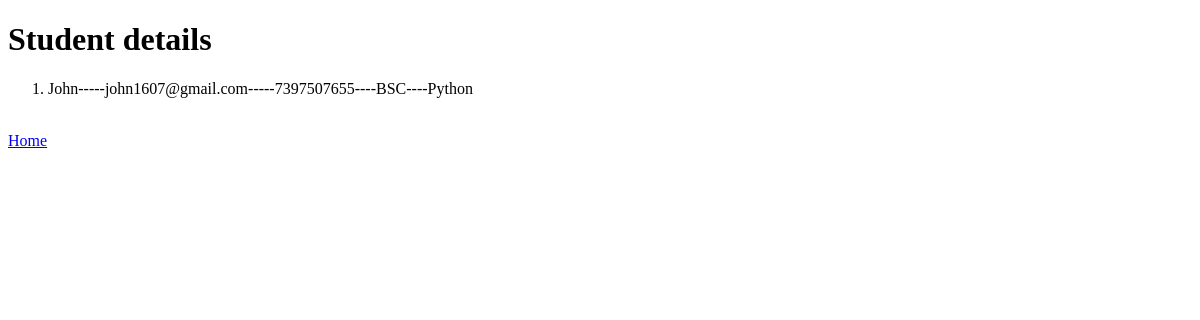
The app's page /admi/, older data.
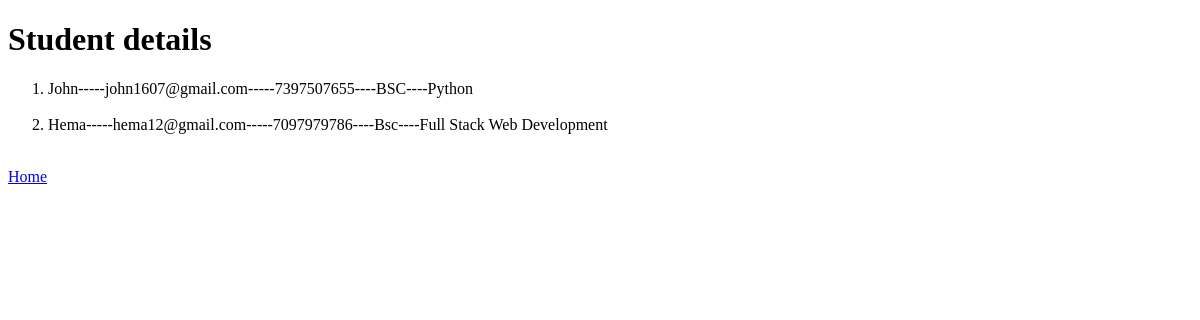
The same page, newer data.
### Aruviapp/models.py (models this page shows)
class student(models.Model):
    name=models.CharField(max_length=100)
    mobile=models.CharField(max_length=12)
    email=models.EmailField(max_length=100)
    date_of_birth=models.DateField()
    Gender_choise=(
        ("Male","Male"),
        ("Female","Female"),
    )
    age=models.IntegerField()
    gender=models.CharField(choices=Gender_choise,max_length=10)
    academic_year=models.CharField(max_length=10)
    degree=models.CharField(max_length=100)
    Course_choise=(
        ("Python","Python"),
        ("Java","Java"),
        ("Django","Django"),
        ("Web Development","Web Development"),
        ("Data Science","Data Science in Python"),
        ("Machine Learning","Machine Learning"),
        ("Full Stack Web Development","Full Stack Web Development"),
        ("C Programming","C Programming"),
        ("DataBase","DataBase"),
    )
    course=models.CharField(choices=Course_choise,max_length=100)

### Aruviapp/views.py (the view)
# urls.py: path('admi/',views.admi,name='admi'),
def admi(request):
    data=student.objects.all()
    return render(request,'admin.html',
    {
        'data':data}
    )

### Aruviapp/templates/admin.html (shortened to what this page needs)
{% load static %}
<!DOCTYPE html>
<html lang="en">
<head>
</head>
<body>
   <h1>Student details</h1>
<ol>
{% for student in data %}
   <li>{{student.name}}-----{{student.email}}-----{{student.mobile}}----{{student.degree}}----{{student.course}}<br><br></li>
{% endfor %}
</ol>
<a href="{% url 'home' %}">Home</a>
</body>
</html

Row changes from the older to the newer data that the page shows:
added student: name "Hema", email "hema12@gmail.com", mobile "7097979786", degree "Bsc", course "Full Stack Web Development"
